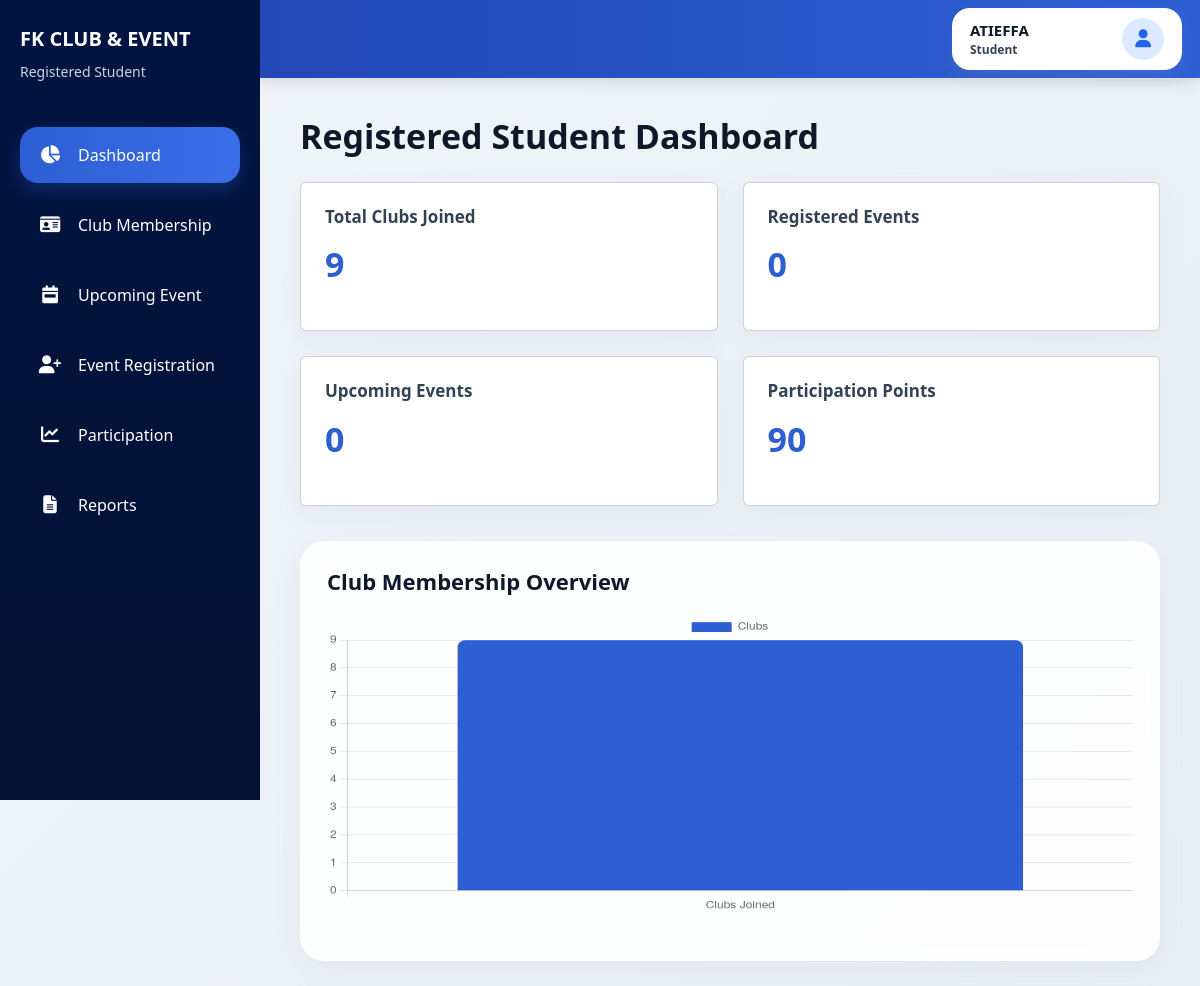
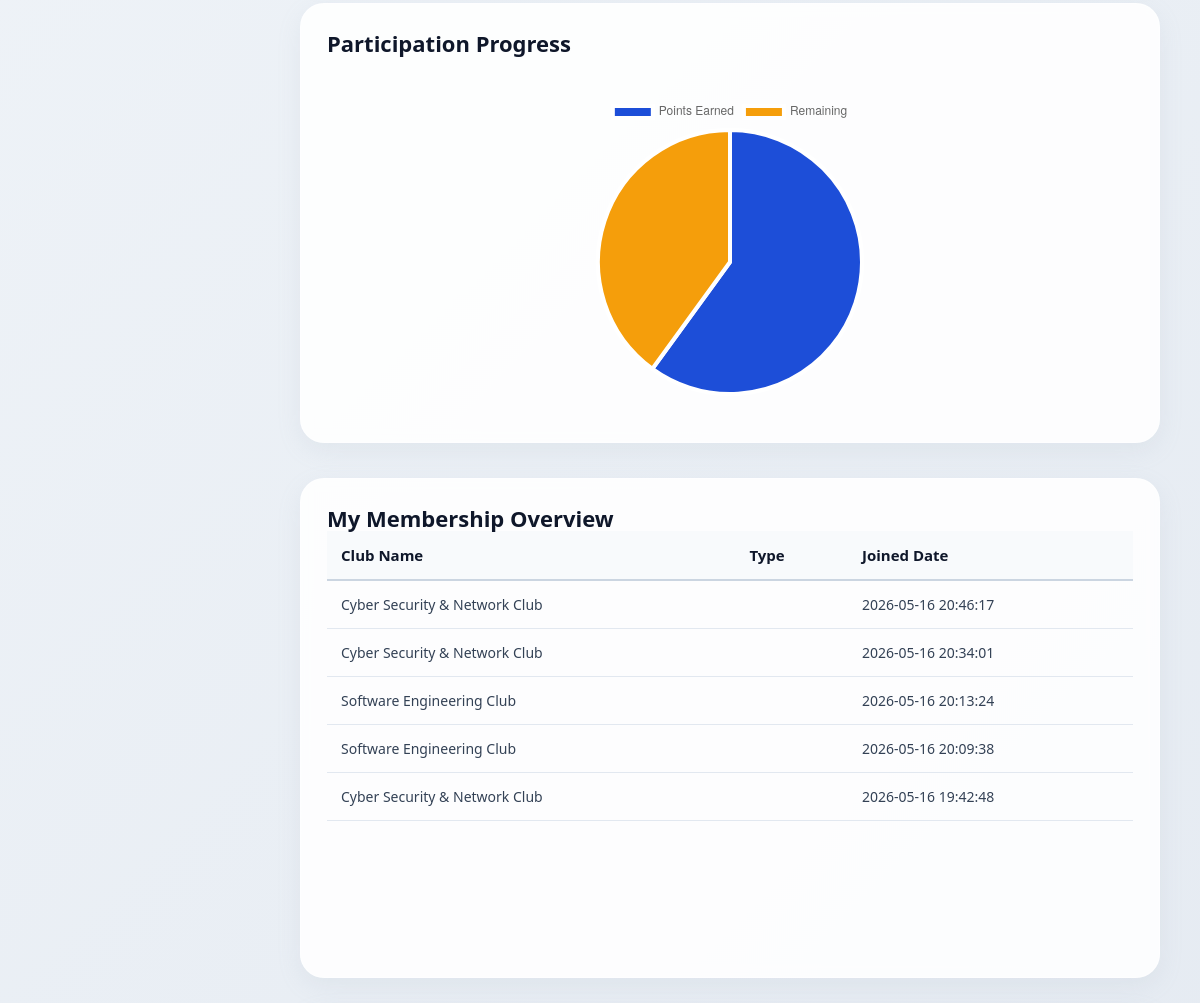
/Project_FK_Club/Student/dashboard_student.php (signed in, upper part), run on an earlier commit of the app's database (2 pictures, top to bottom).
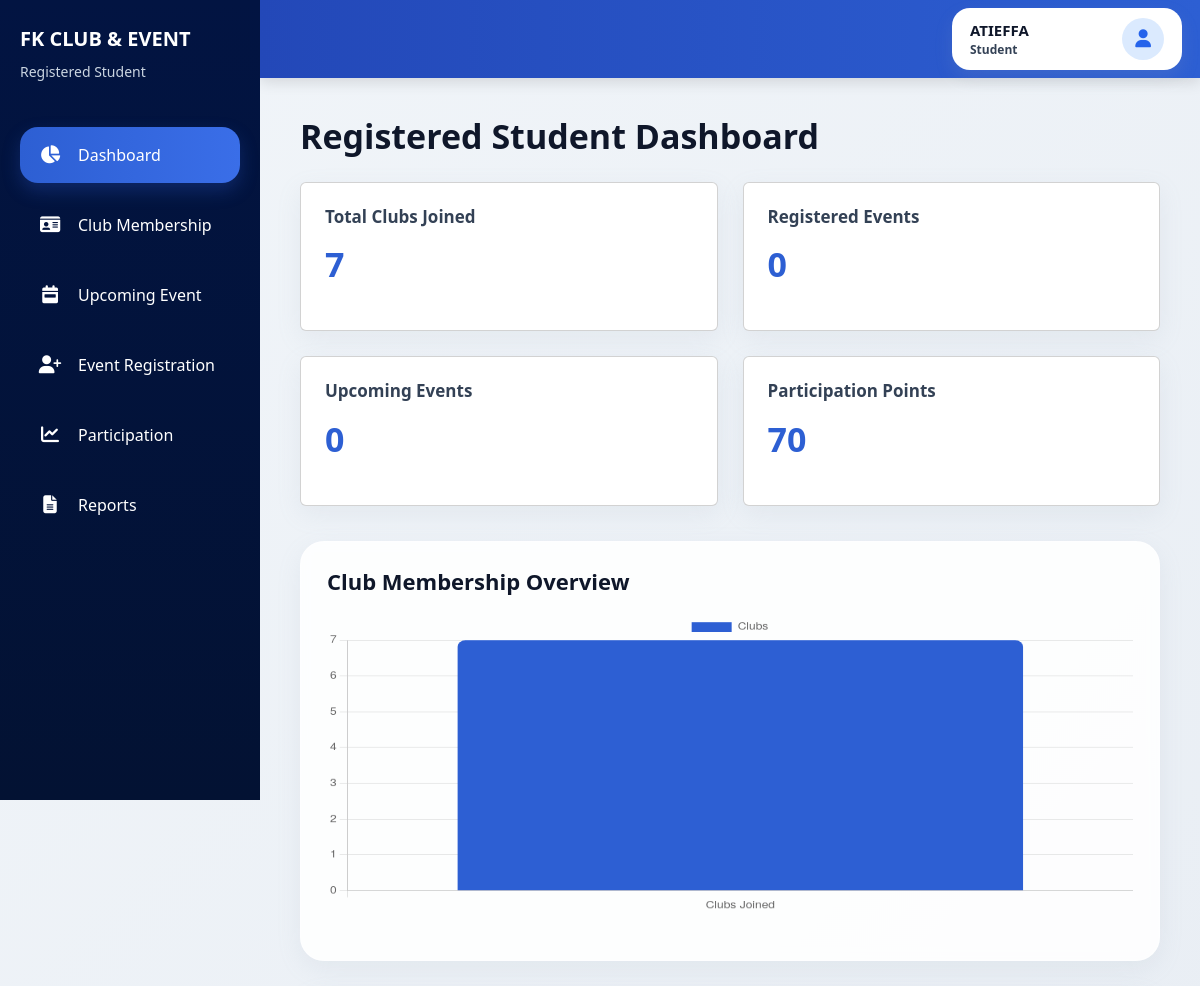
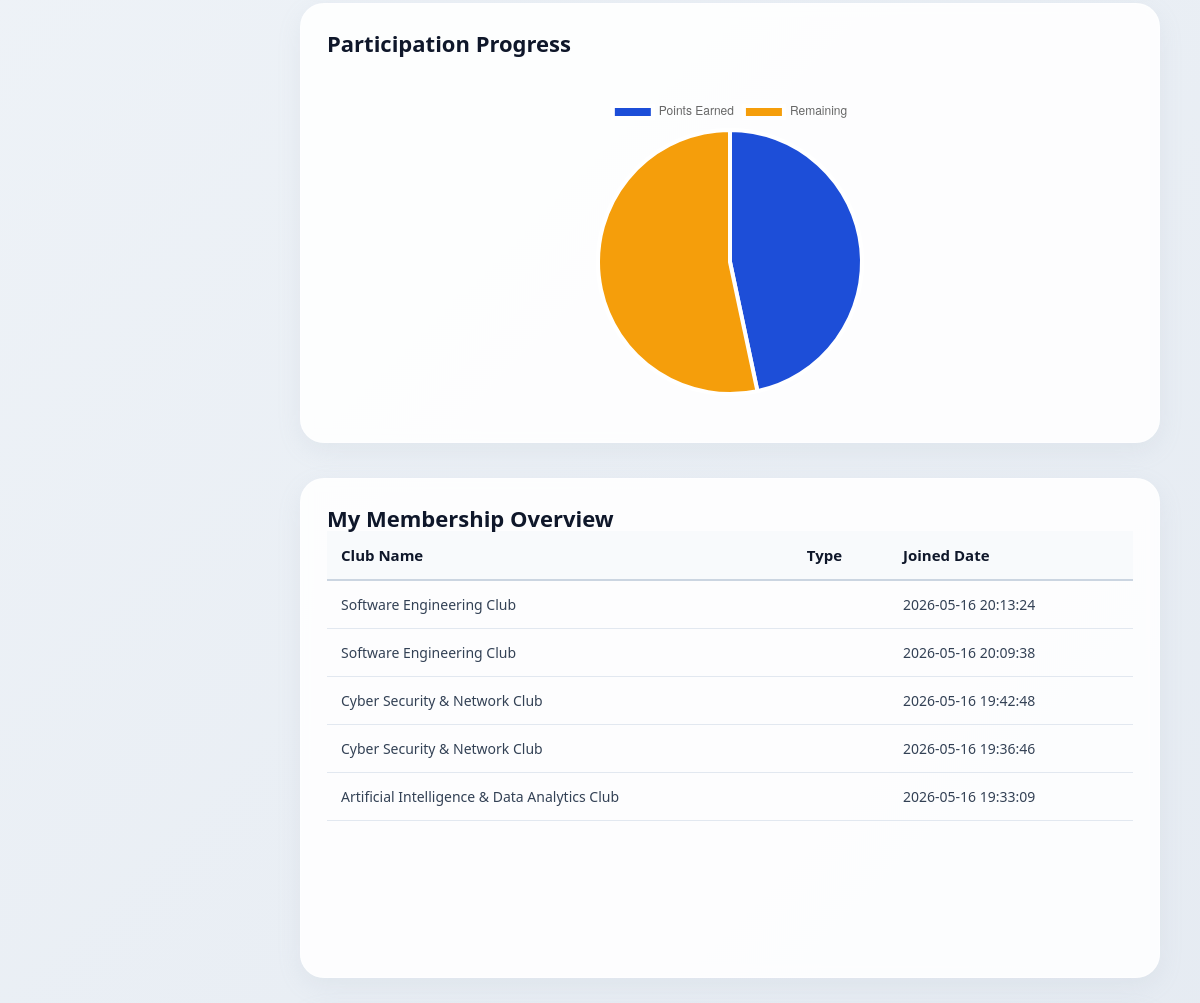
And on a later commit of the database (2 pictures, top to bottom).
### tables this page shows
CREATE TABLE `memberships` (
  `membership_id` int(11) NOT NULL,
  `user_id` int(11) NOT NULL,
  `club_id` int(11) NOT NULL,
  `membership_type` enum('member','committee') DEFAULT 'member',
  `committee_role` varchar(50) DEFAULT NULL,
  `joined_date` timestamp NOT NULL DEFAULT current_timestamp(),
  `membership_status` varchar(50) DEFAULT 'Active'
);

CREATE TABLE `clubs` (
  `club_id` int(11) NOT NULL,
  `club_name` varchar(100) NOT NULL,
  `description` text DEFAULT NULL,
  `advisor_name` varchar(100) DEFAULT NULL,
  `status` enum('Active','Inactive') DEFAULT 'Active',
  `created_at` timestamp NOT NULL DEFAULT current_timestamp()
);

### Project_FK_Club/Student/dashboard_student.php (the view, shortened to what the changed rows need)
<?php
include '../db_connect.php';
$user_id = $_SESSION['user_id'];
$total_clubs_result = mysqli_query($conn, "
    SELECT COUNT(*) AS total
    FROM memberships
    WHERE user_id = '$user_id'
");
$total_clubs = mysqli_fetch_assoc($total_clubs_result)['total'] ?? 0;
$total_registered_events_result = mysqli_query($conn, "
    SELECT COUNT(*) AS total
    FROM events
");
$total_registered_events = mysqli_fetch_assoc($total_registered_events_result)['total'] ?? 0;
$participation_points = ($total_clubs * 10) + ($total_registered_events * 5);
$membership_query = mysqli_query($conn, "
    SELECT clubs.club_name,
           memberships.membership_type,
           memberships.joined_date
    FROM memberships
    INNER JOIN clubs ON memberships.club_id = clubs.club_id
    WHERE memberships.user_id = '$user_id'
    ORDER BY memberships.joined_date DESC
    LIMIT 5
");
?>
<?php include('../Includes/header_stud.php'); ?>
<?php include('../Includes/sidebar_stud.php'); ?>
<div class="main-content">
    <h1>Registered Student Dashboard</h1>
    <div class="cards">
        <div class="card">
            <h3>Total Clubs Joined</h3>
            <p><?php echo $total_clubs; ?></p>
        </div>
        <div class="card">
            <h3>Participation Points</h3>
            <p><?php echo $participation_points; ?></p>
        </div>
    </div>
    <div class="charts-section">
        <div class="chart-card">
            <h2>Club Membership Overview</h2>
            <canvas id="clubChart"></canvas>
        </div>
        <div class="chart-card">
            <h2>Participation Progress</h2>
            <canvas id="pointsChart"></canvas>
        </div>
    </div>
    <div class="student-sections">
        <div class="dashboard-card">
            <div class="card-header">
                <h2>My Membership Overview</h2>
            </div>
            <table class="modern-table">
                <thead>
                    <tr>
                        <th>Club Name</th>
                        <th>Type</th>
                        <th>Joined Date</th>
                    </tr>
                </thead>
                <tbody>
                <?php
                if (mysqli_num_rows($membership_query) > 0) {
                    while ($membership = mysqli_fetch_assoc($membership_query)) {
                        echo "<tr>
                                <td>{$membership['club_name']}</td>
                                <td>{$membership['membership_type']}</td>
                                <td>{$membership['joined_date']}</td>
                              </tr>";
                    }
                } else {
                    echo "<tr><td colspan='3'>No memberships found</td></tr>";
                }
                ?>
                </tbody>
            </table>
        </div>
    </div>
</div>
<script>
// =============================================
// PROFILE DROPDOWN TOGGLE (Direct Approach)
// =============================================
function toggleDropdown() {
    const dropdown = document.getElementById("profileDropdown");
    dropdown.classList.toggle("show");
}
// Close profile dropdown when clicking outside
window.onclick = function(event) {
    if (!event.target.closest('.profile-menu')) {
        const profileDropdown = document.getElementById("profileDropdown");
        if (profileDropdown) {
            profileDropdown.classList.remove("show");
        }
    }
};
// =============================================
// SAFE PHP VALUES FOR CHARTS
// =============================================
const totalClubs = <?php echo intval(max(1, $total_clubs)); ?>;
const participationPoints = <?php echo intval(max(1, $participation_points)); ?>;
const remainingPoints = <?php echo intval(max(1, 150 - $participation_points)); ?>;
// =============================================
// CLUB MEMBERSHIP BAR CHART
// =============================================
new Chart(document.getElementById('clubChart'), {
    type: 'bar',
    data: {
        labels: ['Clubs Joined'],
        datasets: [{
            label: 'Clubs',
            data: [totalClubs],
            backgroundColor: '#2d5fd3',
            borderRadius: 8
        }]
    },
    options: {
        responsive: true,
        maintainAspectRatio: false
    }
});
// =============================================
// PARTICIPATION PIE CHART
// =============================================
new Chart(document.getElementById('pointsChart'), {
    type: 'pie',
    data: {
        labels: ['Points Earned', 'Remaining'],
        datasets: [{
            data: [participationPoints, remainingPoints],
            backgroundColor: ['#1d4ed8', '#f59e0b'],
            borderColor: ['#ffffff', '#ffffff'],
            borderWidth: 4
        }]
    },
    options: {
        responsive: true,
        maintainAspectRatio: false
    }
});
</script>
</body>
</html>

What changed in the data, as far as the page shows it:
removed memberships: club.club_name "Cyber Security & Network Club", joined_date "2026-05-16 20:46:17"
removed memberships: club.club_name "Cyber Security & Network Club", joined_date "2026-05-16 20:34:01"
now on this page (row unchanged): memberships: club.club_name "Cyber Security & Network Club", joined_date "2026-05-16 19:36:46"
now on this page (row unchanged): memberships: club.club_name "Artificial Intelligence & Data Analytics Club", joined_date "2026-05-16 19:33:09"
Also different on the page:
$total_clubs: "9" → "7"
$participation_points: "90" → "70"
chart data {{ max(1, $total_clubs) }}: 9 → 7
chart data {{ max(1, $participation_points) }}: 90 → 70
chart data {{ max(1, 150 - $participation_points) }}: 60 → 80
